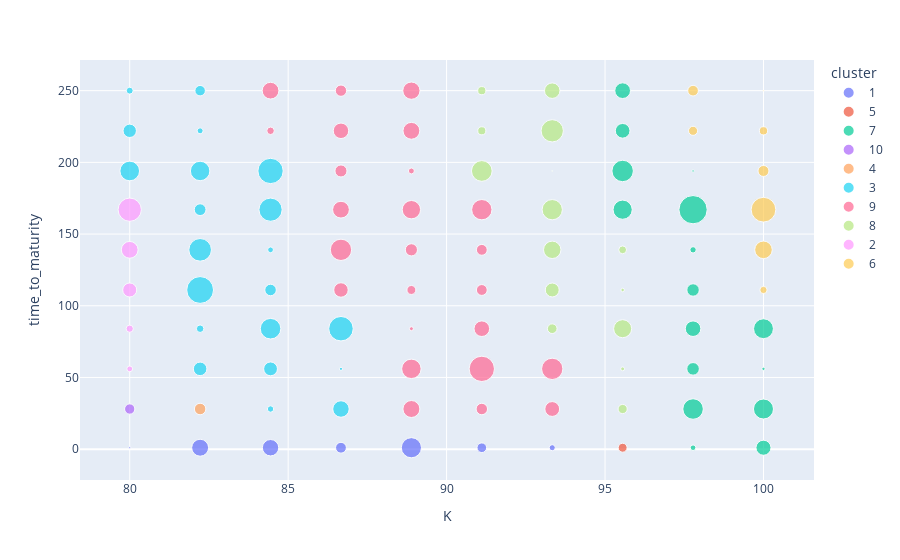

Write notebook code for a chart like this one.
### Code cell
px.scatter(data_frame=market_data_df, x='K', y='time_to_maturity', color='cluster', size='weights')

### Figure 1 — Plotly figure (JSON) as saved in the notebook; plotly's stock layout.template omitted (floating-point values rounded to 4 significant figures)
{"data": [{"hovertemplate": "cluster=1<br>K=%{x}<br>time_to_maturity=%{y}<br>weights=%{marker.size}<extra></extra>", "legendgroup": "1", "marker": {"color": "#636efa", "size": [0.015, 0.9348, 0.8775, 0.38, 1.326, 0.3027, 0.1212], "sizemode": "area", "sizeref": 0.006519, "symbol": "circle"}, "mode": "markers", "name": "1", "orientation": "v", "showlegend": true, "type": "scatter", "x": [80, 82.22, 84.44, 86.67, 88.89, 91.11, 93.33], "xaxis": "x", "y": [1, 1, 1, 1, 1, 1, 1], "yaxis": "y"}, {"hovertemplate": "cluster=5<br>K=%{x}<br>time_to_maturity=%{y}<br>weights=%{marker.size}<extra></extra>", "legendgroup": "5", "marker": {"color": "#EF553B", "size": [0.2609], "sizemode": "area", "sizeref": 0.006519, "symbol": "circle"}, "mode": "markers", "name": "5", "orientation": "v", "showlegend": true, "type": "scatter", "x": [95.56], "xaxis": "x", "y": [1], "yaxis": "y"}, {"hovertemplate": "cluster=7<br>K=%{x}<br>time_to_maturity=%{y}<br>weights=%{marker.size}<extra></extra>", "legendgroup": "7", "marker": {"color": "#00cc96", "size": [0.1034, 0.739, 1.375, 1.307, 0.5165, 0.03482, 0.7898, 1.286, 0.5056, 0.131, 1.202, 2.608, 1.499, 0.01986, 0.7052, 0.8037], "sizemode": "area", "sizeref": 0.006519, "symbol": "circle"}, "mode": "markers", "name": "7", "orientation": "v", "showlegend": true, "type": "scatter", "x": [97.78, 100, 97.78, 100, 97.78, 100, 97.78, 100, 97.78, 97.78, 95.56, 97.78, 95.56, 97.78, 95.56, 95.56], "xaxis": "x", "y": [1, 1, 28, 28, 56, 56, 84, 84, 111, 139, 167, 167, 194, 194, 222, 250], "yaxis": "y"}, {"hovertemplate": "cluster=10<br>K=%{x}<br>time_to_maturity=%{y}<br>weights=%{marker.size}<extra></extra>", "legendgroup": "10", "marker": {"color": "#ab63fa", "size": [0.3472], "sizemode": "area", "sizeref": 0.006519, "symbol": "circle"}, "mode": "markers", "name": "10", "orientation": "v", "showlegend": true, "type": "scatter", "x": [80], "xaxis": "x", "y": [28], "yaxis": "y"}, {"hovertemplate": "cluster=4<br>K=%{x}<br>time_to_maturity=%{y}<br>weights=%{marker.size}<extra></extra>", "legendgroup": "4", "marker": {"color": "#FFA15A", "size": [0.4308], "sizemode": "area", "sizeref": 0.006519, "symbol": "circle"}, "mode": "markers", "name": "4", "orientation": "v", "showlegend": true, "type": "scatter", "x": [82.22], "xaxis": "x", "y": [28], "yaxis": "y"}, {"hovertemplate": "cluster=3<br>K=%{x}<br>time_to_maturity=%{y}<br>weights=%{marker.size}<extra></extra>", "legendgroup": "3", "marker": {"color": "#19d3f3", "size": [0.1324, 0.8844, 0.5994, 0.6233, 0.03353, 0.1844, 1.377, 1.952, 2.344, 0.4347, 1.668, 0.1084, 0.4524, 1.755, 1.259, 1.235, 2.088, 0.5841, 0.1167, 0.1531, 0.356], "sizemode": "area", "sizeref": 0.006519, "symbol": "circle"}, "mode": "markers", "name": "3", "orientation": "v", "showlegend": true, "type": "scatter", "x": [84.44, 86.67, 82.22, 84.44, 86.67, 82.22, 84.44, 86.67, 82.22, 84.44, 82.22, 84.44, 82.22, 84.44, 80, 82.22, 84.44, 80, 82.22, 80, 82.22], "xaxis": "x", "y": [28, 28, 56, 56, 56, 84, 84, 84, 111, 111, 139, 139, 167, 167, 194, 194, 194, 222, 222, 250, 250], "yaxis": "y"}, {"hovertemplate": "cluster=9<br>K=%{x}<br>time_to_maturity=%{y}<br>weights=%{marker.size}<extra></extra>", "legendgroup": "9", "marker": {"color": "#FF6692", "size": [0.9388, 0.4289, 0.718, 1.234, 2.092, 1.483, 0.05078, 0.7955, 0.6842, 0.2613, 0.3847, 1.484, 0.4835, 0.3835, 0.9186, 1.1, 1.349, 0.4763, 0.1149, 0.1834, 0.7825, 0.9255, 0.9152, 0.4188, 0.973], "sizemode": "area", "sizeref": 0.006519, "symbol": "circle"}, "mode": "markers", "name": "9", "orientation": "v", "showlegend": true, "type": "scatter", "x": [88.89, 91.11, 93.33, 88.89, 91.11, 93.33, 88.89, 91.11, 86.67, 88.89, 91.11, 86.67, 88.89, 91.11, 86.67, 88.89, 91.11, 86.67, 88.89, 84.44, 86.67, 88.89, 84.44, 86.67, 88.89], "xaxis": "x", "y": [28, 28, 28, 56, 56, 56, 84, 84, 111, 111, 111, 139, 139, 139, 167, 167, 167, 194, 194, 222, 222, 222, 250, 250, 250], "yaxis": "y"}, {"hovertemplate": "cluster=8<br>K=%{x}<br>time_to_maturity=%{y}<br>weights=%{marker.size}<extra></extra>", "legendgroup": "8", "marker": {"color": "#B6E880", "size": [0.2748, 0.04783, 0.3039, 1.062, 0.6339, 0.04002, 0.9897, 0.1984, 1.338, 1.393, 0.003156, 0.2129, 1.619, 0.2165, 0.7858], "sizemode": "area", "sizeref": 0.006519, "symbol": "circle"}, "mode": "markers", "name": "8", "orientation": "v", "showlegend": true, "type": "scatter", "x": [95.56, 95.56, 93.33, 95.56, 93.33, 95.56, 93.33, 95.56, 93.33, 91.11, 93.33, 91.11, 93.33, 91.11, 93.33], "xaxis": "x", "y": [28, 56, 84, 84, 111, 111, 139, 139, 167, 194, 194, 222, 222, 250, 250], "yaxis": "y"}, {"hovertemplate": "cluster=2<br>K=%{x}<br>time_to_maturity=%{y}<br>weights=%{marker.size}<extra></extra>", "legendgroup": "2", "marker": {"color": "#FF97FF", "size": [0.1087, 0.1708, 0.6421, 0.92, 1.767], "sizemode": "area", "sizeref": 0.006519, "symbol": "circle"}, "mode": "markers", "name": "2", "orientation": "v", "showlegend": true, "type": "scatter", "x": [80, 80, 80, 80, 80], "xaxis": "x", "y": [56, 84, 111, 139, 167], "yaxis": "y"}, {"hovertemplate": "cluster=6<br>K=%{x}<br>time_to_maturity=%{y}<br>weights=%{marker.size}<extra></extra>", "legendgroup": "6", "marker": {"color": "#FECB52", "size": [0.173, 1.011, 1.992, 0.3939, 0.2699, 0.2211, 0.3701, 0.005554], "sizemode": "area", "sizeref": 0.006519, "symbol": "circle"}, "mode": "markers", "name": "6", "orientation": "v", "showlegend": true, "type": "scatter", "x": [100, 100, 100, 100, 97.78, 100, 97.78, 100], "xaxis": "x", "y": [111, 139, 167, 194, 222, 222, 250, 250], "yaxis": "y"}], "layout": {"legend": {"itemsizing": "constant", "title": {"text": "cluster"}, "tracegroupgap": 0}, "margin": {"t": 60}, "xaxis": {"anchor": "y", "domain": [0, 1], "title": {"text": "K"}}, "yaxis": {"anchor": "x", "domain": [0, 1], "title": {"text": "time_to_maturity"}}}}
